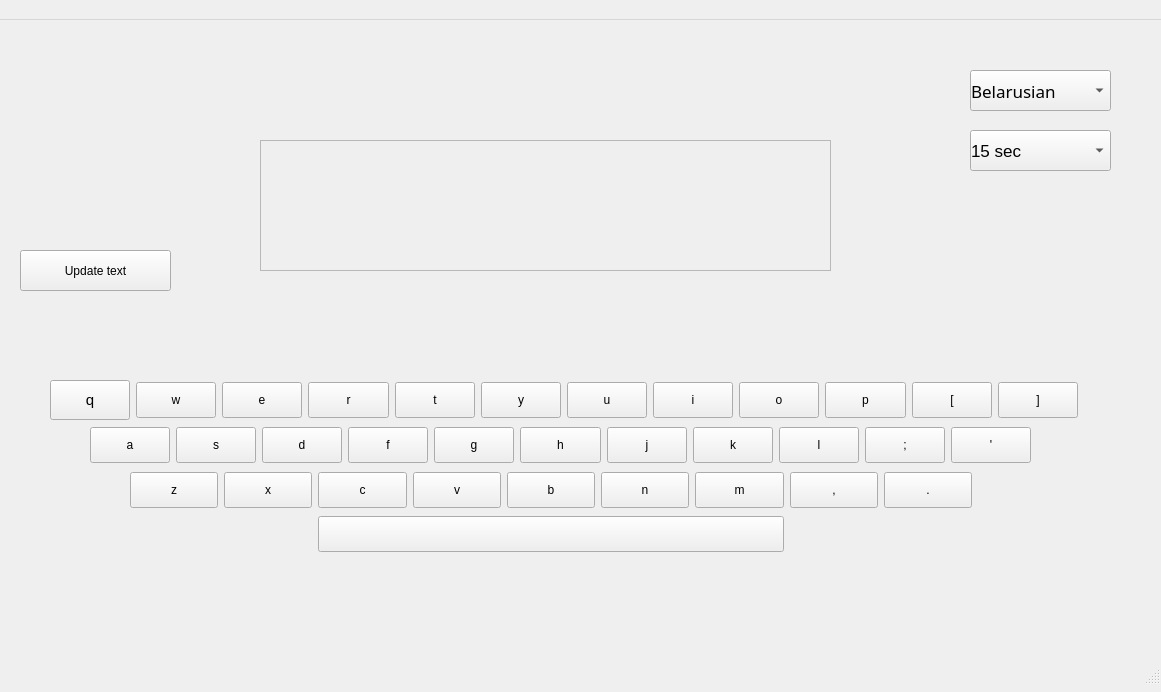
<?xml version="1.0" encoding="UTF-8"?>
<ui version="4.0">
 <class>MainWindow</class>
 <widget class="QMainWindow" name="MainWindow">
  <property name="geometry">
   <rect>
    <x>0</x>
    <y>0</y>
    <width>1161</width>
    <height>692</height>
   </rect>
  </property>
  <property name="font">
   <font>
    <pointsize>11</pointsize>
   </font>
  </property>
  <property name="windowTitle">
   <string>MainWindow</string>
  </property>
  <property name="styleSheet">
   <string notr="true">padding: 10 px;

</string>
  </property>
  <widget class="QWidget" name="centralwidget">
   <widget class="QTextEdit" name="Word_write_textedit">
    <property name="enabled">
     <bool>false</bool>
    </property>
    <property name="geometry">
     <rect>
      <x>260</x>
      <y>120</y>
      <width>571</width>
      <height>131</height>
     </rect>
    </property>
    <property name="font">
     <font>
      <pointsize>14</pointsize>
     </font>
    </property>
    <property name="styleSheet">
     <string notr="true">color: #b6beb3;
QTextEdit { line-height: 15; };
border: none;</string>
    </property>
    <property name="lineWidth">
     <number>0</number>
    </property>
    <property name="midLineWidth">
     <number>0</number>
    </property>
    <property name="verticalScrollBarPolicy">
     <enum>Qt::ScrollBarAlwaysOff</enum>
    </property>
    <property name="readOnly">
     <bool>false</bool>
    </property>
    <property name="html">
     <string>&lt;!DOCTYPE HTML PUBLIC &quot;-//W3C//DTD HTML 4.0//EN&quot; &quot;http://www.w3.org/TR/REC-html40/strict.dtd&quot;&gt;
&lt;html&gt;&lt;head&gt;&lt;meta name=&quot;qrichtext&quot; content=&quot;1&quot; /&gt;&lt;meta charset=&quot;utf-8&quot; /&gt;&lt;style type=&quot;text/css&quot;&gt;
p, li { white-space: pre-wrap; }
hr { height: 1px; border-width: 0; }
li.unchecked::marker { content: &quot;\2610&quot;; }
li.checked::marker { content: &quot;\2612&quot;; }
&lt;/style&gt;&lt;/head&gt;&lt;body style=&quot; font-family:'Ubuntu'; font-size:14pt; font-weight:400; font-style:normal;&quot;&gt;
&lt;p style=&quot;-qt-paragraph-type:empty; margin-top:0px; margin-bottom:0px; margin-left:0px; margin-right:0px; -qt-block-indent:0; text-indent:0px;&quot;&gt;&lt;br /&gt;&lt;/p&gt;&lt;/body&gt;&lt;/html&gt;</string>
    </property>
   </widget>
   <widget class="QPushButton" name="update_text_edit_button">
    <property name="geometry">
     <rect>
      <x>20</x>
      <y>230</y>
      <width>151</width>
      <height>41</height>
     </rect>
    </property>
    <property name="cursor">
     <cursorShape>PointingHandCursor</cursorShape>
    </property>
    <property name="styleSheet">
     <string notr="true"/>
    </property>
    <property name="text">
     <string>Update text</string>
    </property>
   </widget>
   <widget class="QWidget" name="layoutWidget">
    <property name="geometry">
     <rect>
      <x>130</x>
      <y>450</y>
      <width>842</width>
      <height>86</height>
     </rect>
    </property>
    <layout class="QGridLayout" name="down_gridLayout">
     <item row="0" column="0">
      <widget class="QPushButton" name="English_z_button">
       <property name="text">
        <string>z</string>
       </property>
      </widget>
     </item>
     <item row="0" column="6">
      <widget class="QPushButton" name="English_m_button">
       <property name="text">
        <string>m</string>
       </property>
      </widget>
     </item>
     <item row="0" column="8">
      <widget class="QPushButton" name="English_dot_button">
       <property name="text">
        <string>.</string>
       </property>
      </widget>
     </item>
     <item row="0" column="5">
      <widget class="QPushButton" name="English_n_button">
       <property name="text">
        <string>n</string>
       </property>
      </widget>
     </item>
     <item row="0" column="7">
      <widget class="QPushButton" name="English_comma_button">
       <property name="text">
        <string>,</string>
       </property>
      </widget>
     </item>
     <item row="0" column="1">
      <widget class="QPushButton" name="English_x_button">
       <property name="text">
        <string>x</string>
       </property>
      </widget>
     </item>
     <item row="0" column="3">
      <widget class="QPushButton" name="English_v_button">
       <property name="text">
        <string>v</string>
       </property>
      </widget>
     </item>
     <item row="0" column="4">
      <widget class="QPushButton" name="English_b_button">
       <property name="text">
        <string>b</string>
       </property>
      </widget>
     </item>
     <item row="0" column="2">
      <widget class="QPushButton" name="English_c_button">
       <property name="text">
        <string>c</string>
       </property>
      </widget>
     </item>
     <item row="1" column="2" colspan="5">
      <widget class="QPushButton" name="English_space_button">
       <property name="text">
        <string/>
       </property>
      </widget>
     </item>
    </layout>
   </widget>
   <widget class="QWidget" name="layoutWidget">
    <property name="geometry">
     <rect>
      <x>90</x>
      <y>400</y>
      <width>941</width>
      <height>51</height>
     </rect>
    </property>
    <layout class="QGridLayout" name="mid_gridLayout">
     <item row="0" column="2">
      <widget class="QPushButton" name="English_d_button">
       <property name="text">
        <string>d</string>
       </property>
      </widget>
     </item>
     <item row="0" column="4">
      <widget class="QPushButton" name="English_g_button">
       <property name="text">
        <string>g</string>
       </property>
      </widget>
     </item>
     <item row="0" column="6">
      <widget class="QPushButton" name="English_j_button">
       <property name="text">
        <string>j</string>
       </property>
      </widget>
     </item>
     <item row="0" column="9">
      <widget class="QPushButton" name="English_CAD_button">
       <property name="text">
        <string>;</string>
       </property>
      </widget>
     </item>
     <item row="0" column="3">
      <widget class="QPushButton" name="English_f_button">
       <property name="text">
        <string>f</string>
       </property>
      </widget>
     </item>
     <item row="0" column="0">
      <widget class="QPushButton" name="English_a_button">
       <property name="text">
        <string>a</string>
       </property>
      </widget>
     </item>
     <item row="0" column="1">
      <widget class="QPushButton" name="English_s_button">
       <property name="text">
        <string>s</string>
       </property>
      </widget>
     </item>
     <item row="0" column="8">
      <widget class="QPushButton" name="English_l_button">
       <property name="text">
        <string>l</string>
       </property>
      </widget>
     </item>
     <item row="0" column="7">
      <widget class="QPushButton" name="English_k_button">
       <property name="text">
        <string>k</string>
       </property>
      </widget>
     </item>
     <item row="0" column="5">
      <widget class="QPushButton" name="English_h_button">
       <property name="text">
        <string>h</string>
       </property>
      </widget>
     </item>
     <item row="0" column="10">
      <widget class="QPushButton" name="English_quotes_button">
       <property name="text">
        <string>'</string>
       </property>
      </widget>
     </item>
    </layout>
   </widget>
   <widget class="QWidget" name="layoutWidget">
    <property name="geometry">
     <rect>
      <x>50</x>
      <y>360</y>
      <width>1028</width>
      <height>41</height>
     </rect>
    </property>
    <layout class="QGridLayout" name="up_gridLayout">
     <item row="0" column="0">
      <widget class="QPushButton" name="English_q_button">
       <property name="font">
        <font>
         <pointsize>11</pointsize>
        </font>
       </property>
       <property name="styleSheet">
        <string notr="true">height 10 px;</string>
       </property>
       <property name="text">
        <string>q</string>
       </property>
      </widget>
     </item>
     <item row="0" column="1">
      <widget class="QPushButton" name="English_w_button">
       <property name="text">
        <string>w</string>
       </property>
      </widget>
     </item>
     <item row="0" column="2">
      <widget class="QPushButton" name="English_e_button">
       <property name="text">
        <string>e</string>
       </property>
      </widget>
     </item>
     <item row="0" column="3">
      <widget class="QPushButton" name="English_r_button">
       <property name="text">
        <string>r</string>
       </property>
      </widget>
     </item>
     <item row="0" column="4">
      <widget class="QPushButton" name="English_t_button">
       <property name="text">
        <string>t</string>
       </property>
      </widget>
     </item>
     <item row="0" column="5">
      <widget class="QPushButton" name="English_y_button">
       <property name="text">
        <string>y</string>
       </property>
      </widget>
     </item>
     <item row="0" column="6">
      <widget class="QPushButton" name="English_u_button">
       <property name="text">
        <string>u</string>
       </property>
      </widget>
     </item>
     <item row="0" column="7">
      <widget class="QPushButton" name="English_i_button">
       <property name="text">
        <string>i</string>
       </property>
      </widget>
     </item>
     <item row="0" column="8">
      <widget class="QPushButton" name="English_o_button">
       <property name="text">
        <string>o</string>
       </property>
      </widget>
     </item>
     <item row="0" column="9">
      <widget class="QPushButton" name="English_p_button">
       <property name="text">
        <string>p</string>
       </property>
      </widget>
     </item>
     <item row="0" column="10">
      <widget class="QPushButton" name="English_array_left_button">
       <property name="text">
        <string>[</string>
       </property>
      </widget>
     </item>
     <item row="0" column="11">
      <widget class="QPushButton" name="English_array_right_button">
       <property name="text">
        <string>]</string>
       </property>
      </widget>
     </item>
    </layout>
   </widget>
   <widget class="QComboBox" name="comboBox">
    <property name="geometry">
     <rect>
      <x>970</x>
      <y>50</y>
      <width>141</width>
      <height>41</height>
     </rect>
    </property>
    <property name="font">
     <font>
      <family>Titillium Web</family>
      <pointsize>13</pointsize>
     </font>
    </property>
    <item>
     <property name="text">
      <string>Belarusian</string>
     </property>
    </item>
    <item>
     <property name="text">
      <string>German</string>
     </property>
    </item>
    <item>
     <property name="text">
      <string>French</string>
     </property>
    </item>
    <item>
     <property name="text">
      <string>Arabic</string>
     </property>
    </item>
    <item>
     <property name="text">
      <string>Chinese</string>
     </property>
    </item>
    <item>
     <property name="text">
      <string>Hebrew</string>
     </property>
    </item>
   </widget>
   <widget class="QLabel" name="time_label">
    <property name="geometry">
     <rect>
      <x>260</x>
      <y>80</y>
      <width>71</width>
      <height>41</height>
     </rect>
    </property>
    <property name="font">
     <font>
      <family>Titillium Web</family>
      <pointsize>15</pointsize>
     </font>
    </property>
    <property name="styleSheet">
     <string notr="true">color: #000000
</string>
    </property>
    <property name="text">
     <string/>
    </property>
   </widget>
   <widget class="QComboBox" name="time_combobox">
    <property name="geometry">
     <rect>
      <x>970</x>
      <y>110</y>
      <width>141</width>
      <height>41</height>
     </rect>
    </property>
    <property name="font">
     <font>
      <pointsize>13</pointsize>
     </font>
    </property>
    <item>
     <property name="text">
      <string>15 sec</string>
     </property>
    </item>
    <item>
     <property name="text">
      <string>30 sec</string>
     </property>
    </item>
    <item>
     <property name="text">
      <string>45 sec</string>
     </property>
    </item>
    <item>
     <property name="text">
      <string>60 sec</string>
     </property>
    </item>
   </widget>
  </widget>
  <widget class="QMenuBar" name="menubar">
   <property name="geometry">
    <rect>
     <x>0</x>
     <y>0</y>
     <width>1161</width>
     <height>42</height>
    </rect>
   </property>
  </widget>
  <widget class="QStatusBar" name="statusbar"/>
 </widget>
 <resources/>
 <connections/>
</ui>
